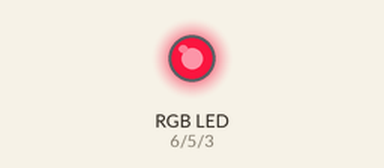
The sketch below on a simulated Arduino Uno, built with avr-gcc and run on an emulated ATmega328P. Parts: an RGB LED mixed from three pins (HIGH = lit).

Above: at 0.1 s.
Timing chart, 0 to 1.6 s (numbered marks = the images above):
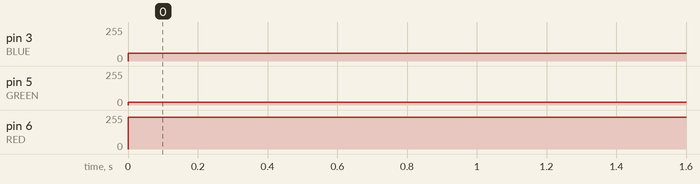

The sketch:

led-rgb2.ino
```cpp
#define BLUE 3
#define GREEN 5
#define RED 6

void add (int x, int y);

void setup() {
  pinMode(RED, OUTPUT);
  pinMode(GREEN, OUTPUT);
  pinMode(BLUE, OUTPUT);
  digitalWrite(RED, LOW);
  digitalWrite(GREEN, LOW);
  digitalWrite(BLUE, LOW);

  Serial.begin(9600);
}

int redValue;
int greenValue;
int blueValue;

void loop() {
  analogWrite(RED, 239);
  analogWrite(GREEN, 20);
  analogWrite(BLUE, 60);
  /*
  redValue = 200;
  analogWrite(RED, redValue);
  analogWrite(BLUE, 0);
  delay(200);
  analogWrite(RED, 0);
  analogWrite(BLUE, redValue);
  delay(200);
  */
}

void add(int x, int y) {
  int ans = x + y;
  Serial.print("こたえは");
  Serial.print(ans);
  Serial.println("です");
}
```

Measured:
- by itself, pin 3 (BLUE): 0/255 → 60/255 at 0.00 s
- by itself, pin 5 (GREEN): 0/255 → 20/255 at 0.00 s
- by itself, pin 6 (RED): 0/255 → 239/255 at 0.00 s
